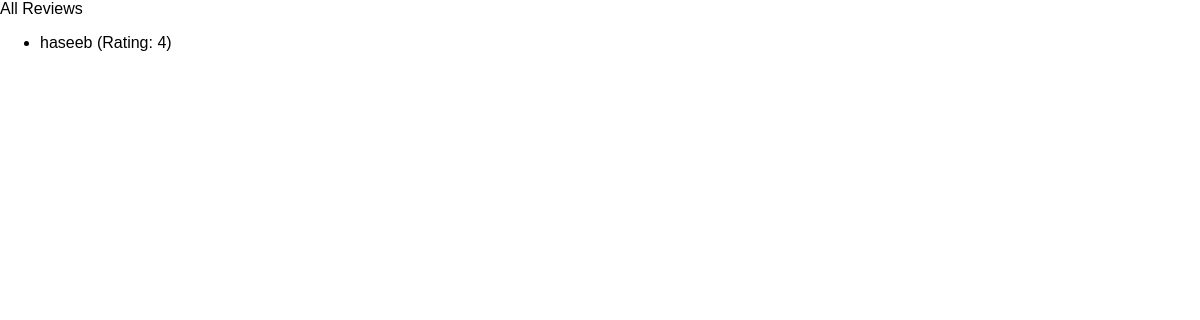
The app's page /reviews, older data.
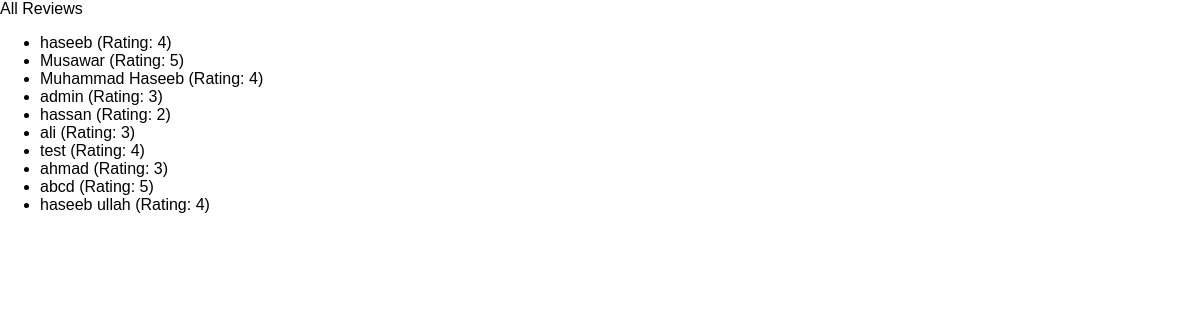
The same page, newer data.
### review/models.py (models this page shows)
class Review(models.Model):
    user_name = models.CharField(max_length=100, null=True)
    feedback = models.TextField(null=True)
    rating = models.IntegerField(null=True)
    class Meta:
        verbose_name = "Review"
        verbose_name_plural = "Review"

### review/views.py (the view)
# urls.py: path('reviews', views.ReviewsListView.as_view()),
class ReviewsListView(ListView):
    template_name = 'reviews.html'
    model = Review
    context_object_name = "reviews"

### review/templates/reviews.html (shortened to what this page needs)
{% extends 'base.html' %}
{% block content %}
    <ul>
    {% for review in reviews %}
        <li>{{review.user_name}} (Rating: {{review.rating}})</li>
        {% endfor %}
    </ul>
{% endblock %}

### templates/base.html (shortened to what this page needs)
{% load static %}
<!DOCTYPE html>
<html lang="en">
<head>
    <link rel="stylesheet" href="{%static 'style.css' %}">
</head>
<body>
{% block content %}
{% endblock %}
</body>
</html>

### review/static/style.css (style rules this page uses)
body { font-family:sans-serif; margin:0; }

Row changes from the older to the newer data that the page shows:
added Review: user_name "Musawar", rating "5"
added Review: user_name "Muhammad Haseeb", rating "4"
added Review: user_name "admin", rating "3"
added Review: user_name "hassan", rating "2"
added Review: user_name "ali", rating "3"
added Review: user_name "test", rating "4"
added Review: user_name "ahmad", rating "3"
added Review: user_name "abcd", rating "5"
added Review: user_name "haseeb ullah", rating "4"
